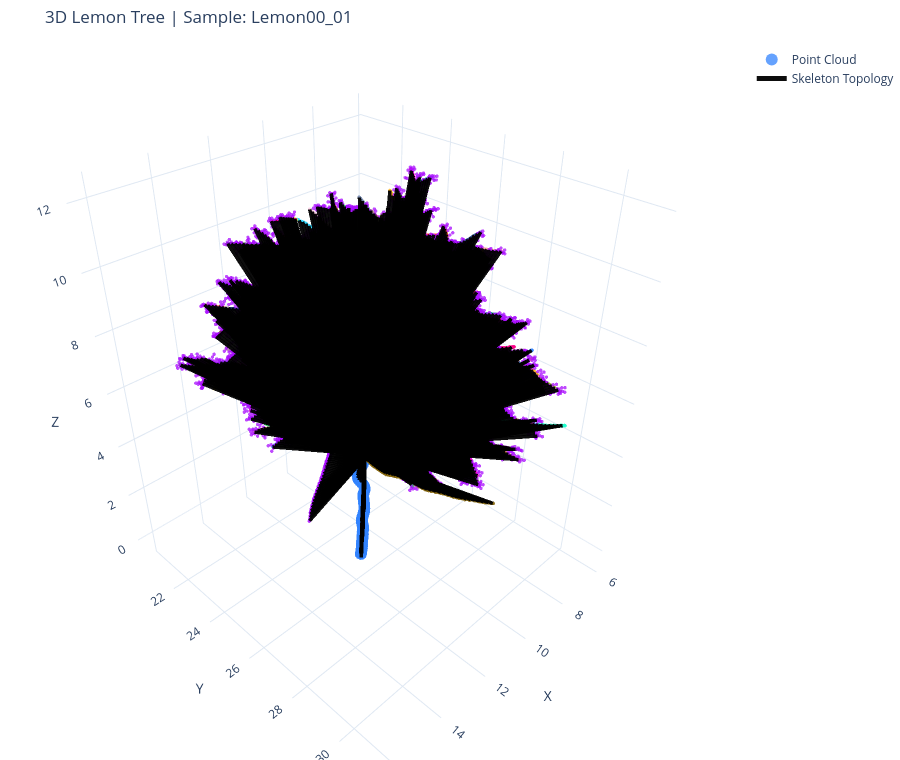

This figure's notebook cell:
### Code cell
def build_discrete_branch_colors(branch_series: pd.Series):
    """为 branch_id 生成离散色表，并返回逐点颜色数组。"""
    unique_branches = sorted(branch_series.dropna().astype(int).unique().tolist())
    palette = qualitative.Alphabet + qualitative.Dark24 + qualitative.Set3
    color_map = {b: palette[i % len(palette)] for i, b in enumerate(unique_branches)}
    point_colors = branch_series.astype(int).map(color_map).tolist()
    return color_map, point_colors


def skeleton_edges_xyz(graph: nx.DiGraph):
    """导出骨架边的 Plotly 线段坐标（含 None 断点）。"""
    xs, ys, zs = [], [], []
    for parent, child in graph.edges():
        p = graph.nodes[parent]
        c = graph.nodes[child]
        xs.extend([p['x'], c['x'], None])
        ys.extend([p['y'], c['y'], None])
        zs.extend([p['z'], c['z'], None])
    return xs, ys, zs


color_map, point_colors = build_discrete_branch_colors(point_df['branch_id'])
edge_x, edge_y, edge_z = skeleton_edges_xyz(skeleton_graph)

point_trace = go.Scatter3d(
    x=point_df['x'],
    y=point_df['y'],
    z=point_df['z'],
    mode='markers',
    name='Point Cloud',
    marker=dict(
        size=2,
        color=point_colors,
        opacity=0.75
    ),
    customdata=point_df['branch_id'],
    hovertemplate='x=%{x:.3f}<br>y=%{y:.3f}<br>z=%{z:.3f}<br>branch_id=%{customdata}<extra></extra>'
)

skeleton_trace = go.Scatter3d(
    x=edge_x,
    y=edge_y,
    z=edge_z,
    mode='lines',
    name='Skeleton Topology',
    line=dict(color='black', width=7),
    opacity=0.95,
    hoverinfo='skip'
)

fig = go.Figure(data=[point_trace, skeleton_trace])
fig.update_layout(
    title=f'3D Lemon Tree | Sample: {default_sample.name}',
    scene=dict(
        xaxis_title='X',
        yaxis_title='Y',
        zaxis_title='Z',
        aspectmode='data'
    ),
    legend=dict(itemsizing='constant'),
    margin=dict(l=0, r=0, t=45, b=0),
    template='plotly_white',
    height=760
)

print('分支颜色映射（前10项）:', list(color_map.items())[:10])
fig.show()

### Figure 1 — Plotly figure (JSON) as saved in the notebook; plotly's stock layout.template omitted (floating-point values rounded to 4 significant figures; data arrays with more than 128 entries replaced by an {"elided": "..."} marker saying what was removed)
{"data": [{"customdata": {"elided": "56742 int values"}, "hovertemplate": "x=%{x:.3f}<br>y=%{y:.3f}<br>z=%{z:.3f}<br>branch_id=%{customdata}<extra></extra>", "marker": {"color": {"elided": "56742 str values"}, "opacity": 0.75, "size": 2}, "mode": "markers", "name": "Point Cloud", "type": "scatter3d", "x": {"elided": "56742 float values"}, "y": {"elided": "56742 float values"}, "z": {"elided": "56742 float values"}}, {"hoverinfo": "skip", "line": {"color": "black", "width": 7}, "mode": "lines", "name": "Skeleton Topology", "opacity": 0.95, "type": "scatter3d", "x": {"elided": "18672 float values"}, "y": {"elided": "18672 float values"}, "z": {"elided": "18672 float values"}}], "layout": {"height": 760, "legend": {"itemsizing": "constant"}, "margin": {"b": 0, "l": 0, "r": 0, "t": 45}, "scene": {"aspectmode": "data", "xaxis": {"title": {"text": "X"}}, "yaxis": {"title": {"text": "Y"}}, "zaxis": {"title": {"text": "Z"}}}, "title": {"text": "3D Lemon Tree | Sample: Lemon00_01"}}}
